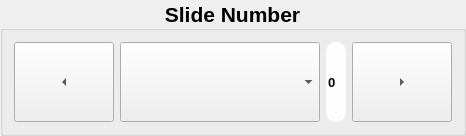
          <widget class="QGroupBox" name="box_SlideNumber">
           <property name="enabled">
            <bool>true</bool>
           </property>
           <property name="font">
            <font>
             <family>MS Sans Serif</family>
             <pointsize>16</pointsize>
             <weight>75</weight>
             <bold>true</bold>
            </font>
           </property>
           <property name="locale">
            <locale language="English" country="Germany"/>
           </property>
           <property name="title">
            <string>Slide Number</string>
           </property>
           <property name="alignment">
            <set>Qt::AlignCenter</set>
           </property>
           <layout class="QVBoxLayout" name="verticalLayout">
            <item>
             <layout class="QHBoxLayout" name="hbl_SlideNumber2">
              <item>
               <widget class="QToolButton" name="btn_SlideNumber_low">
                <property name="sizePolicy">
                 <sizepolicy hsizetype="Expanding" vsizetype="Preferred">
                  <horstretch>0</horstretch>
                  <verstretch>0</verstretch>
                 </sizepolicy>
                </property>
                <property name="minimumSize">
                 <size>
                  <width>100</width>
                  <height>80</height>
                 </size>
                </property>
                <property name="locale">
                 <locale language="English" country="Germany"/>
                </property>
                <property name="text">
                 <string>...</string>
                </property>
                <property name="arrowType">
                 <enum>Qt::LeftArrow</enum>
                </property>
               </widget>
              </item>
              <item>
               <widget class="QComboBox" name="cbx_SlideNumber">
                <property name="sizePolicy">
                 <sizepolicy hsizetype="Expanding" vsizetype="Preferred">
                  <horstretch>0</horstretch>
                  <verstretch>0</verstretch>
                 </sizepolicy>
                </property>
                <property name="minimumSize">
                 <size>
                  <width>200</width>
                  <height>80</height>
                 </size>
                </property>
                <property name="locale">
                 <locale language="English" country="Germany"/>
                </property>
                <property name="sizeAdjustPolicy">
                 <enum>QComboBox::AdjustToContentsOnFirstShow</enum>
                </property>
               </widget>
              </item>
              <item>
               <widget class="QSpinBox" name="sbx_SlideNumber">
                <property name="sizePolicy">
                 <sizepolicy hsizetype="Minimum" vsizetype="Preferred">
                  <horstretch>0</horstretch>
                  <verstretch>0</verstretch>
                 </sizepolicy>
                </property>
                <property name="minimumSize">
                 <size>
                  <width>20</width>
                  <height>10</height>
                 </size>
                </property>
                <property name="font">
                 <font>
                  <pointsize>10</pointsize>
                 </font>
                </property>
                <property name="styleSheet">
                 <string notr="true">QSpinBox{
	background-color: rgb(254, 254, 254);
	border: 1px;
	border-radius: 10px
}</string>
                </property>
                <property name="locale">
                 <locale language="English" country="Germany"/>
                </property>
                <property name="wrapping">
                 <bool>true</bool>
                </property>
                <property name="readOnly">
                 <bool>true</bool>
                </property>
                <property name="buttonSymbols">
                 <enum>QAbstractSpinBox::NoButtons</enum>
                </property>
               </widget>
              </item>
              <item>
               <widget class="QToolButton" name="btn_SlideNumber_high">
                <property name="sizePolicy">
                 <sizepolicy hsizetype="Expanding" vsizetype="Preferred">
                  <horstretch>0</horstretch>
                  <verstretch>0</verstretch>
                 </sizepolicy>
                </property>
                <property name="minimumSize">
                 <size>
                  <width>100</width>
                  <height>80</height>
                 </size>
                </property>
                <property name="baseSize">
                 <size>
                  <width>40</width>
                  <height>80</height>
                 </size>
                </property>
                <property name="font">
                 <font>
                  <pointsize>18</pointsize>
                 </font>
                </property>
                <property name="locale">
                 <locale language="English" country="Germany"/>
                </property>
                <property name="text">
                 <string>...</string>
                </property>
                <property name="arrowType">
                 <enum>Qt::RightArrow</enum>
                </property>
               </widget>
              </item>
             </layout>
            </item>
           </layout>
          </widget>
